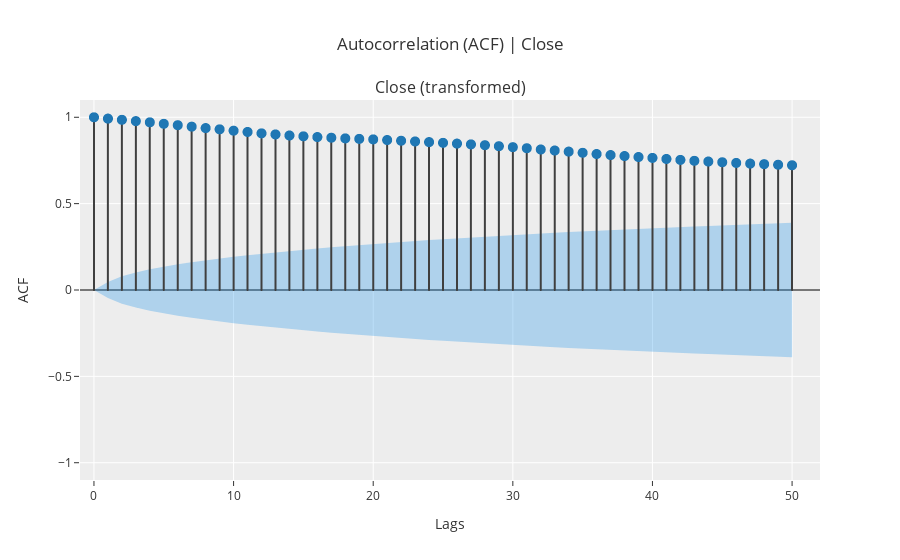

Write notebook code for a chart like this one.
### Code cell
# Step 8: Perform Lag Selection using ACF on Residual Series
exp_LTC.plot_model(plot='acf',  data_kwargs={'nlags': 50}) # Analyze ACF plot to choose lags

### Figure 1 — Plotly figure (JSON) as saved in the notebook; plotly's stock layout.template omitted (floating-point values rounded to 4 significant figures)
{"data": [{"line": {"color": "#3f3f3f"}, "marker": {"size": 10}, "mode": "lines", "name": "ACF", "showlegend": false, "type": "scattergl", "x": [0, 0], "xaxis": "x", "y": [0, 1], "yaxis": "y"}, {"line": {"color": "#3f3f3f"}, "marker": {"size": 10}, "mode": "lines", "name": "ACF", "showlegend": false, "type": "scattergl", "x": [1, 1], "xaxis": "x", "y": [0, 0.9921], "yaxis": "y"}, {"line": {"color": "#3f3f3f"}, "marker": {"size": 10}, "mode": "lines", "name": "ACF", "showlegend": false, "type": "scattergl", "x": [2, 2], "xaxis": "x", "y": [0, 0.9854], "yaxis": "y"}, {"line": {"color": "#3f3f3f"}, "marker": {"size": 10}, "mode": "lines", "name": "ACF", "showlegend": false, "type": "scattergl", "x": [3, 3], "xaxis": "x", "y": [0, 0.9777], "yaxis": "y"}, {"line": {"color": "#3f3f3f"}, "marker": {"size": 10}, "mode": "lines", "name": "ACF", "showlegend": false, "type": "scattergl", "x": [4, 4], "xaxis": "x", "y": [0, 0.9708], "yaxis": "y"}, {"line": {"color": "#3f3f3f"}, "marker": {"size": 10}, "mode": "lines", "name": "ACF", "showlegend": false, "type": "scattergl", "x": [5, 5], "xaxis": "x", "y": [0, 0.9622], "yaxis": "y"}, {"line": {"color": "#3f3f3f"}, "marker": {"size": 10}, "mode": "lines", "name": "ACF", "showlegend": false, "type": "scattergl", "x": [6, 6], "xaxis": "x", "y": [0, 0.9543], "yaxis": "y"}, {"line": {"color": "#3f3f3f"}, "marker": {"size": 10}, "mode": "lines", "name": "ACF", "showlegend": false, "type": "scattergl", "x": [7, 7], "xaxis": "x", "y": [0, 0.9457], "yaxis": "y"}, {"line": {"color": "#3f3f3f"}, "marker": {"size": 10}, "mode": "lines", "name": "ACF", "showlegend": false, "type": "scattergl", "x": [8, 8], "xaxis": "x", "y": [0, 0.9374], "yaxis": "y"}, {"line": {"color": "#3f3f3f"}, "marker": {"size": 10}, "mode": "lines", "name": "ACF", "showlegend": false, "type": "scattergl", "x": [9, 9], "xaxis": "x", "y": [0, 0.9303], "yaxis": "y"}, {"line": {"color": "#3f3f3f"}, "marker": {"size": 10}, "mode": "lines", "name": "ACF", "showlegend": false, "type": "scattergl", "x": [10, 10], "xaxis": "x", "y": [0, 0.9223], "yaxis": "y"}, {"line": {"color": "#3f3f3f"}, "marker": {"size": 10}, "mode": "lines", "name": "ACF", "showlegend": false, "type": "scattergl", "x": [11, 11], "xaxis": "x", "y": [0, 0.9149], "yaxis": "y"}, {"line": {"color": "#3f3f3f"}, "marker": {"size": 10}, "mode": "lines", "name": "ACF", "showlegend": false, "type": "scattergl", "x": [12, 12], "xaxis": "x", "y": [0, 0.9069], "yaxis": "y"}, {"line": {"color": "#3f3f3f"}, "marker": {"size": 10}, "mode": "lines", "name": "ACF", "showlegend": false, "type": "scattergl", "x": [13, 13], "xaxis": "x", "y": [0, 0.9007], "yaxis": "y"}, {"line": {"color": "#3f3f3f"}, "marker": {"size": 10}, "mode": "lines", "name": "ACF", "showlegend": false, "type": "scattergl", "x": [14, 14], "xaxis": "x", "y": [0, 0.8944], "yaxis": "y"}, {"line": {"color": "#3f3f3f"}, "marker": {"size": 10}, "mode": "lines", "name": "ACF", "showlegend": false, "type": "scattergl", "x": [15, 15], "xaxis": "x", "y": [0, 0.8898], "yaxis": "y"}, {"line": {"color": "#3f3f3f"}, "marker": {"size": 10}, "mode": "lines", "name": "ACF", "showlegend": false, "type": "scattergl", "x": [16, 16], "xaxis": "x", "y": [0, 0.8854], "yaxis": "y"}, {"line": {"color": "#3f3f3f"}, "marker": {"size": 10}, "mode": "lines", "name": "ACF", "showlegend": false, "type": "scattergl", "x": [17, 17], "xaxis": "x", "y": [0, 0.8816], "yaxis": "y"}, {"line": {"color": "#3f3f3f"}, "marker": {"size": 10}, "mode": "lines", "name": "ACF", "showlegend": false, "type": "scattergl", "x": [18, 18], "xaxis": "x", "y": [0, 0.8778], "yaxis": "y"}, {"line": {"color": "#3f3f3f"}, "marker": {"size": 10}, "mode": "lines", "name": "ACF", "showlegend": false, "type": "scattergl", "x": [19, 19], "xaxis": "x", "y": [0, 0.875], "yaxis": "y"}, {"line": {"color": "#3f3f3f"}, "marker": {"size": 10}, "mode": "lines", "name": "ACF", "showlegend": false, "type": "scattergl", "x": [20, 20], "xaxis": "x", "y": [0, 0.872], "yaxis": "y"}, {"line": {"color": "#3f3f3f"}, "marker": {"size": 10}, "mode": "lines", "name": "ACF", "showlegend": false, "type": "scattergl", "x": [21, 21], "xaxis": "x", "y": [0, 0.8682], "yaxis": "y"}, {"line": {"color": "#3f3f3f"}, "marker": {"size": 10}, "mode": "lines", "name": "ACF", "showlegend": false, "type": "scattergl", "x": [22, 22], "xaxis": "x", "y": [0, 0.8641], "yaxis": "y"}, {"line": {"color": "#3f3f3f"}, "marker": {"size": 10}, "mode": "lines", "name": "ACF", "showlegend": false, "type": "scattergl", "x": [23, 23], "xaxis": "x", "y": [0, 0.8599], "yaxis": "y"}, {"line": {"color": "#3f3f3f"}, "marker": {"size": 10}, "mode": "lines", "name": "ACF", "showlegend": false, "type": "scattergl", "x": [24, 24], "xaxis": "x", "y": [0, 0.8562], "yaxis": "y"}, {"line": {"color": "#3f3f3f"}, "marker": {"size": 10}, "mode": "lines", "name": "ACF", "showlegend": false, "type": "scattergl", "x": [25, 25], "xaxis": "x", "y": [0, 0.852], "yaxis": "y"}, {"line": {"color": "#3f3f3f"}, "marker": {"size": 10}, "mode": "lines", "name": "ACF", "showlegend": false, "type": "scattergl", "x": [26, 26], "xaxis": "x", "y": [0, 0.8474], "yaxis": "y"}, {"line": {"color": "#3f3f3f"}, "marker": {"size": 10}, "mode": "lines", "name": "ACF", "showlegend": false, "type": "scattergl", "x": [27, 27], "xaxis": "x", "y": [0, 0.8431], "yaxis": "y"}, {"line": {"color": "#3f3f3f"}, "marker": {"size": 10}, "mode": "lines", "name": "ACF", "showlegend": false, "type": "scattergl", "x": [28, 28], "xaxis": "x", "y": [0, 0.8383], "yaxis": "y"}, {"line": {"color": "#3f3f3f"}, "marker": {"size": 10}, "mode": "lines", "name": "ACF", "showlegend": false, "type": "scattergl", "x": [29, 29], "xaxis": "x", "y": [0, 0.8326], "yaxis": "y"}, {"line": {"color": "#3f3f3f"}, "marker": {"size": 10}, "mode": "lines", "name": "ACF", "showlegend": false, "type": "scattergl", "x": [30, 30], "xaxis": "x", "y": [0, 0.827], "yaxis": "y"}, {"line": {"color": "#3f3f3f"}, "marker": {"size": 10}, "mode": "lines", "name": "ACF", "showlegend": false, "type": "scattergl", "x": [31, 31], "xaxis": "x", "y": [0, 0.8209], "yaxis": "y"}, {"line": {"color": "#3f3f3f"}, "marker": {"size": 10}, "mode": "lines", "name": "ACF", "showlegend": false, "type": "scattergl", "x": [32, 32], "xaxis": "x", "y": [0, 0.8135], "yaxis": "y"}, {"line": {"color": "#3f3f3f"}, "marker": {"size": 10}, "mode": "lines", "name": "ACF", "showlegend": false, "type": "scattergl", "x": [33, 33], "xaxis": "x", "y": [0, 0.8075], "yaxis": "y"}, {"line": {"color": "#3f3f3f"}, "marker": {"size": 10}, "mode": "lines", "name": "ACF", "showlegend": false, "type": "scattergl", "x": [34, 34], "xaxis": "x", "y": [0, 0.8012], "yaxis": "y"}, {"line": {"color": "#3f3f3f"}, "marker": {"size": 10}, "mode": "lines", "name": "ACF", "showlegend": false, "type": "scattergl", "x": [35, 35], "xaxis": "x", "y": [0, 0.7944], "yaxis": "y"}, {"line": {"color": "#3f3f3f"}, "marker": {"size": 10}, "mode": "lines", "name": "ACF", "showlegend": false, "type": "scattergl", "x": [36, 36], "xaxis": "x", "y": [0, 0.7871], "yaxis": "y"}, {"line": {"color": "#3f3f3f"}, "marker": {"size": 10}, "mode": "lines", "name": "ACF", "showlegend": false, "type": "scattergl", "x": [37, 37], "xaxis": "x", "y": [0, 0.7812], "yaxis": "y"}, {"line": {"color": "#3f3f3f"}, "marker": {"size": 10}, "mode": "lines", "name": "ACF", "showlegend": false, "type": "scattergl", "x": [38, 38], "xaxis": "x", "y": [0, 0.7754], "yaxis": "y"}, {"line": {"color": "#3f3f3f"}, "marker": {"size": 10}, "mode": "lines", "name": "ACF", "showlegend": false, "type": "scattergl", "x": [39, 39], "xaxis": "x", "y": [0, 0.7698], "yaxis": "y"}, {"line": {"color": "#3f3f3f"}, "marker": {"size": 10}, "mode": "lines", "name": "ACF", "showlegend": false, "type": "scattergl", "x": [40, 40], "xaxis": "x", "y": [0, 0.7647], "yaxis": "y"}, {"line": {"color": "#3f3f3f"}, "marker": {"size": 10}, "mode": "lines", "name": "ACF", "showlegend": false, "type": "scattergl", "x": [41, 41], "xaxis": "x", "y": [0, 0.7586], "yaxis": "y"}, {"line": {"color": "#3f3f3f"}, "marker": {"size": 10}, "mode": "lines", "name": "ACF", "showlegend": false, "type": "scattergl", "x": [42, 42], "xaxis": "x", "y": [0, 0.7531], "yaxis": "y"}, {"line": {"color": "#3f3f3f"}, "marker": {"size": 10}, "mode": "lines", "name": "ACF", "showlegend": false, "type": "scattergl", "x": [43, 43], "xaxis": "x", "y": [0, 0.7479], "yaxis": "y"}, {"line": {"color": "#3f3f3f"}, "marker": {"size": 10}, "mode": "lines", "name": "ACF", "showlegend": false, "type": "scattergl", "x": [44, 44], "xaxis": "x", "y": [0, 0.7438], "yaxis": "y"}, {"line": {"color": "#3f3f3f"}, "marker": {"size": 10}, "mode": "lines", "name": "ACF", "showlegend": false, "type": "scattergl", "x": [45, 45], "xaxis": "x", "y": [0, 0.7396], "yaxis": "y"}, {"line": {"color": "#3f3f3f"}, "marker": {"size": 10}, "mode": "lines", "name": "ACF", "showlegend": false, "type": "scattergl", "x": [46, 46], "xaxis": "x", "y": [0, 0.7356], "yaxis": "y"}, {"line": {"color": "#3f3f3f"}, "marker": {"size": 10}, "mode": "lines", "name": "ACF", "showlegend": false, "type": "scattergl", "x": [47, 47], "xaxis": "x", "y": [0, 0.7317], "yaxis": "y"}, {"line": {"color": "#3f3f3f"}, "marker": {"size": 10}, "mode": "lines", "name": "ACF", "showlegend": false, "type": "scattergl", "x": [48, 48], "xaxis": "x", "y": [0, 0.7285], "yaxis": "y"}, {"line": {"color": "#3f3f3f"}, "marker": {"size": 10}, "mode": "lines", "name": "ACF", "showlegend": false, "type": "scattergl", "x": [49, 49], "xaxis": "x", "y": [0, 0.7251], "yaxis": "y"}, {"line": {"color": "#3f3f3f"}, "marker": {"size": 10}, "mode": "lines", "name": "ACF", "showlegend": false, "type": "scattergl", "x": [50, 50], "xaxis": "x", "y": [0, 0.7222], "yaxis": "y"}, {"marker": {"color": "#1f77b4", "size": 10}, "mode": "markers", "name": "ACF", "showlegend": false, "type": "scattergl", "x": [0, 1, 2, 3, 4, 5, 6, 7, 8, 9, 10, 11, 12, 13, 14, 15, 16, 17, 18, 19, 20, 21, 22, 23, 24, 25, 26, 27, 28, 29, 30, 31, 32, 33, 34, 35, 36, 37, 38, 39, 40, 41, 42, 43, 44, 45, 46, 47, 48, 49, 50], "xaxis": "x", "y": [1, 0.9921, 0.9854, 0.9777, 0.9708, 0.9622, 0.9543, 0.9457, 0.9374, 0.9303, 0.9223, 0.9149, 0.9069, 0.9007, 0.8944, 0.8898, 0.8854, 0.8816, 0.8778, 0.875, 0.872, 0.8682, 0.8641, 0.8599, 0.8562, 0.852, 0.8474, 0.8431, 0.8383, 0.8326, 0.827, 0.8209, 0.8135, 0.8075, 0.8012, 0.7944, 0.7871, 0.7812, 0.7754, 0.7698, 0.7647, 0.7586, 0.7531, 0.7479, 0.7438, 0.7396, 0.7356, 0.7317, 0.7285, 0.7251, 0.7222], "yaxis": "y"}, {"line": {"color": "rgba(255,255,255,0)"}, "marker": {"size": 10}, "mode": "lines", "name": "UC", "showlegend": false, "type": "scatter", "x": [0, 1, 2, 3, 4, 5, 6, 7, 8, 9, 10, 11, 12, 13, 14, 15, 16, 17, 18, 19, 20, 21, 22, 23, 24, 25, 26, 27, 28, 29, 30, 31, 32, 33, 34, 35, 36, 37, 38, 39, 40, 41, 42, 43, 44, 45, 46, 47, 48, 49, 50], "xaxis": "x", "y": [0, 0.04584, 0.07898, 0.1016, 0.1197, 0.1353, 0.149, 0.1613, 0.1726, 0.1829, 0.1926, 0.2017, 0.2102, 0.2183, 0.226, 0.2333, 0.2403, 0.2471, 0.2536, 0.2599, 0.266, 0.272, 0.2777, 0.2833, 0.2888, 0.294, 0.2992, 0.3042, 0.3091, 0.3138, 0.3184, 0.3229, 0.3273, 0.3315, 0.3356, 0.3396, 0.3435, 0.3472, 0.3509, 0.3545, 0.358, 0.3614, 0.3647, 0.368, 0.3712, 0.3743, 0.3773, 0.3803, 0.3833, 0.3862, 0.389], "yaxis": "y"}, {"fill": "tonexty", "fillcolor": "rgba(32, 146, 230,0.3)", "line": {"color": "rgba(255,255,255,0)"}, "marker": {"size": 10}, "mode": "lines", "name": "LC", "showlegend": false, "type": "scatter", "x": [0, 1, 2, 3, 4, 5, 6, 7, 8, 9, 10, 11, 12, 13, 14, 15, 16, 17, 18, 19, 20, 21, 22, 23, 24, 25, 26, 27, 28, 29, 30, 31, 32, 33, 34, 35, 36, 37, 38, 39, 40, 41, 42, 43, 44, 45, 46, 47, 48, 49, 50], "xaxis": "x", "y": [0, -0.04584, -0.07898, -0.1016, -0.1197, -0.1353, -0.149, -0.1613, -0.1726, -0.1829, -0.1926, -0.2017, -0.2102, -0.2183, -0.226, -0.2333, -0.2403, -0.2471, -0.2536, -0.2599, -0.266, -0.272, -0.2777, -0.2833, -0.2888, -0.294, -0.2992, -0.3042, -0.3091, -0.3138, -0.3184, -0.3229, -0.3273, -0.3315, -0.3356, -0.3396, -0.3435, -0.3472, -0.3509, -0.3545, -0.358, -0.3614, -0.3647, -0.368, -0.3712, -0.3743, -0.3773, -0.3803, -0.3833, -0.3862, -0.389], "yaxis": "y"}], "layout": {"annotations": [{"font": {"size": 16}, "showarrow": false, "text": "Close (transformed)", "x": 0.5, "xanchor": "center", "xref": "paper", "y": 1, "yanchor": "bottom", "yref": "paper"}], "showlegend": false, "title": {"text": "Autocorrelation (ACF) | Close"}, "xaxis": {"anchor": "y", "domain": [0, 1], "range": [-1, 52], "title": {"text": "Lags"}}, "yaxis": {"anchor": "x", "domain": [0, 1], "range": [-1.1, 1.1], "title": {"text": "ACF"}, "zerolinecolor": "#000000"}}}
